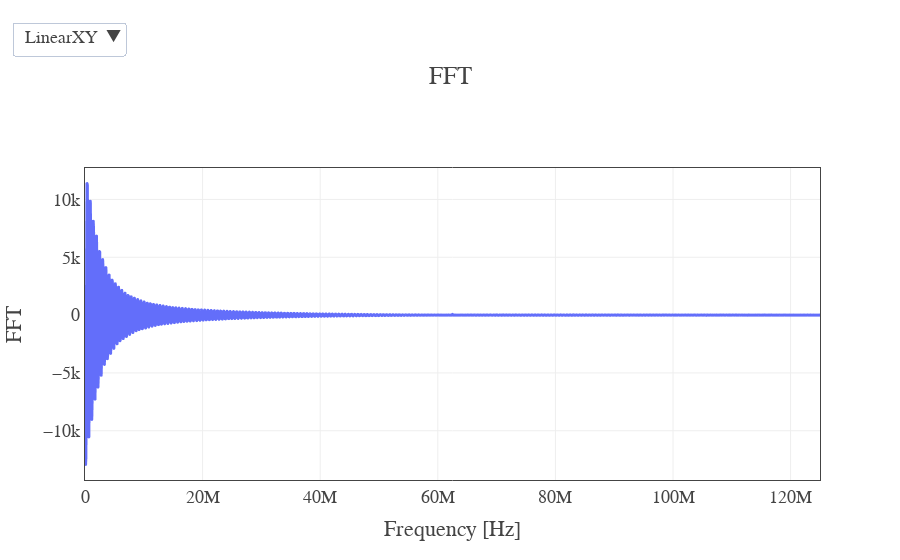

This figure's notebook cell:
### Markdown cell above
## NOISE

### Code cell
noise = runs["NOISE_RUNS"][runs["NOISE_RUNS"]["NRun"][0]][channels[0]]["AnaAveWvf"][0]
sp    = np.fft.rfft(noise)
freq  = np.fft.rfftfreq(len(time), d = 4e-9)

fig = px.line(x=freq, y=sp.imag)
custom_plotly_layout(fig, title='FFT', xaxis_title='Frequency [Hz]', yaxis_title='FFT').show()

### Figure 1 — Plotly figure (JSON) as saved in the notebook; plotly's stock layout.template omitted (floating-point values rounded to 4 significant figures; data arrays with more than 128 entries replaced by an {"elided": "..."} marker saying what was removed)
{"data": [{"hovertemplate": "x=%{x}<br>y=%{y}<extra></extra>", "legendgroup": "", "line": {"color": "#636efa", "dash": "solid"}, "marker": {"symbol": "circle"}, "mode": "lines", "name": "", "showlegend": false, "type": "scattergl", "x": {"elided": "2501 float values"}, "xaxis": "x", "y": {"elided": "2501 float values"}, "yaxis": "y"}], "layout": {"barmode": "stack", "font": {"family": "serif"}, "legend": {"title": {"text": ""}, "tracegroupgap": 0, "x": 0.99, "xanchor": "right", "yanchor": "top"}, "margin": {"t": 60}, "showlegend": true, "title": {"text": "FFT"}, "updatemenus": [{"buttons": [{"args": [{"xaxis.type": "linear", "yaxis.type": "linear"}], "label": "LinearXY", "method": "relayout"}, {"args": [{"xaxis.type": "log", "yaxis.type": "log"}], "label": "LogXY", "method": "relayout"}, {"args": [{"xaxis.type": "linear", "yaxis.type": "log"}], "label": "LogY", "method": "relayout"}, {"args": [{"xaxis.type": "log", "yaxis.type": "linear"}], "label": "LogX", "method": "relayout"}], "direction": "down", "pad": {"r": 10, "t": 10}, "showactive": true, "x": -0.1, "xanchor": "left", "y": 1.5, "yanchor": "top"}], "xaxis": {"anchor": "y", "domain": [0, 1], "mirror": true, "showline": true, "title": {"text": "Frequency [Hz]"}, "zeroline": false}, "yaxis": {"anchor": "x", "domain": [0, 1], "mirror": true, "showline": true, "title": {"text": "FFT"}, "zeroline": false}}}
